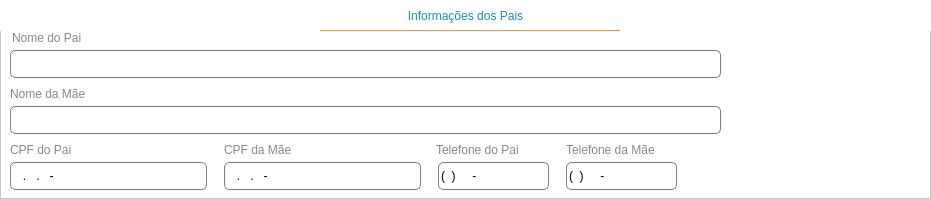
    <widget class="QFrame" name="frameEndereco_3">
     <property name="geometry">
      <rect>
       <x>0</x>
       <y>280</y>
       <width>931</width>
       <height>199</height>
      </rect>
     </property>
     <property name="sizePolicy">
      <sizepolicy hsizetype="Expanding" vsizetype="Expanding">
       <horstretch>0</horstretch>
       <verstretch>0</verstretch>
      </sizepolicy>
     </property>
     <property name="layoutDirection">
      <enum>Qt::LeftToRight</enum>
     </property>
     <property name="styleSheet">
      <string notr="true">background-color: rgb(255, 255, 255)</string>
     </property>
     <property name="frameShape">
      <enum>QFrame::StyledPanel</enum>
     </property>
     <property name="frameShadow">
      <enum>QFrame::Raised</enum>
     </property>
     <widget class="QLabel" name="label_2">
      <property name="geometry">
       <rect>
        <x>0</x>
        <y>0</y>
        <width>931</width>
        <height>31</height>
       </rect>
      </property>
      <property name="styleSheet">
       <string notr="true">font: 25 12pt &quot;Malgun Gothic Semilight&quot;;
color: rgb(21, 143, 181);</string>
      </property>
      <property name="text">
       <string>Informações dos Pais</string>
      </property>
      <property name="alignment">
       <set>Qt::AlignCenter</set>
      </property>
     </widget>
     <widget class="Line" name="line_4">
      <property name="geometry">
       <rect>
        <x>320</x>
        <y>30</y>
        <width>300</width>
        <height>1</height>
       </rect>
      </property>
      <property name="styleSheet">
       <string notr="true">background-color: rgb(255, 123, 28);</string>
      </property>
      <property name="orientation">
       <enum>Qt::Horizontal</enum>
      </property>
     </widget>
     <widget class="QFrame" name="frameEndereco_4">
      <property name="geometry">
       <rect>
        <x>0</x>
        <y>-216</y>
        <width>931</width>
        <height>171</height>
       </rect>
      </property>
      <property name="sizePolicy">
       <sizepolicy hsizetype="Expanding" vsizetype="Expanding">
        <horstretch>0</horstretch>
        <verstretch>0</verstretch>
       </sizepolicy>
      </property>
      <property name="layoutDirection">
       <enum>Qt::LeftToRight</enum>
      </property>
      <property name="styleSheet">
       <string notr="true">background-color: rgb(255, 255, 255)</string>
      </property>
      <property name="frameShape">
       <enum>QFrame::StyledPanel</enum>
      </property>
      <property name="frameShadow">
       <enum>QFrame::Raised</enum>
      </property>
     </widget>
     <widget class="QLabel" name="lblNomePai">
      <property name="geometry">
       <rect>
        <x>12</x>
        <y>26</y>
        <width>181</width>
        <height>23</height>
       </rect>
      </property>
      <property name="styleSheet">
       <string notr="true">font: 75 10pt &quot;Malgun Gothic&quot;;
color: rgb(136, 136, 136)</string>
      </property>
      <property name="text">
       <string>Nome do Pai</string>
      </property>
     </widget>
     <widget class="QLineEdit" name="lineNomePai">
      <property name="geometry">
       <rect>
        <x>10</x>
        <y>50</y>
        <width>711</width>
        <height>28</height>
       </rect>
      </property>
      <property name="styleSheet">
       <string notr="true">border: 1px solid grey;
border-radius: 5px;
font: 9pt &quot;Leelawadee UI Semilight&quot;;
background-color: rgb(255, 255, 255);</string>
      </property>
     </widget>
     <widget class="QLineEdit" name="lineNomeMae">
      <property name="geometry">
       <rect>
        <x>10</x>
        <y>106</y>
        <width>711</width>
        <height>28</height>
       </rect>
      </property>
      <property name="styleSheet">
       <string notr="true">border: 1px solid grey;
border-radius: 5px;
font: 9pt &quot;Leelawadee UI Semilight&quot;;
background-color: rgb(255, 255, 255);</string>
      </property>
     </widget>
     <widget class="QLabel" name="lblNomeMae">
      <property name="geometry">
       <rect>
        <x>10</x>
        <y>82</y>
        <width>181</width>
        <height>23</height>
       </rect>
      </property>
      <property name="styleSheet">
       <string notr="true">font: 75 10pt &quot;Malgun Gothic&quot;;
color: rgb(136, 136, 136)</string>
      </property>
      <property name="text">
       <string>Nome da Mãe</string>
      </property>
     </widget>
     <widget class="QLineEdit" name="lineCpfPai">
      <property name="geometry">
       <rect>
        <x>10</x>
        <y>162</y>
        <width>197</width>
        <height>28</height>
       </rect>
      </property>
      <property name="styleSheet">
       <string notr="true">border: 1px solid grey;
border-radius: 5px;
font: 9pt &quot;Leelawadee UI Semilight&quot;;
background-color: rgb(255, 255, 255);</string>
      </property>
      <property name="inputMask">
       <string>000.000.000-00</string>
      </property>
      <property name="text">
       <string>..-</string>
      </property>
     </widget>
     <widget class="QLabel" name="lblCpfPai">
      <property name="geometry">
       <rect>
        <x>10</x>
        <y>138</y>
        <width>181</width>
        <height>23</height>
       </rect>
      </property>
      <property name="styleSheet">
       <string notr="true">font: 75 10pt &quot;Malgun Gothic&quot;;
color: rgb(136, 136, 136)</string>
      </property>
      <property name="text">
       <string>CPF do Pai</string>
      </property>
     </widget>
     <widget class="QLabel" name="lblCpfMae">
      <property name="geometry">
       <rect>
        <x>224</x>
        <y>138</y>
        <width>181</width>
        <height>23</height>
       </rect>
      </property>
      <property name="styleSheet">
       <string notr="true">font: 75 10pt &quot;Malgun Gothic&quot;;
color: rgb(136, 136, 136)</string>
      </property>
      <property name="text">
       <string>CPF da Mãe</string>
      </property>
     </widget>
     <widget class="QLineEdit" name="lineCpfMae">
      <property name="geometry">
       <rect>
        <x>224</x>
        <y>162</y>
        <width>197</width>
        <height>28</height>
       </rect>
      </property>
      <property name="styleSheet">
       <string notr="true">border: 1px solid grey;
border-radius: 5px;
font: 9pt &quot;Leelawadee UI Semilight&quot;;
background-color: rgb(255, 255, 255);</string>
      </property>
      <property name="inputMask">
       <string>000.000.000-00</string>
      </property>
      <property name="text">
       <string>..-</string>
      </property>
     </widget>
     <widget class="QLabel" name="lblTelefonePai">
      <property name="geometry">
       <rect>
        <x>436</x>
        <y>138</y>
        <width>109</width>
        <height>23</height>
       </rect>
      </property>
      <property name="styleSheet">
       <string notr="true">color: rgb(136, 136, 136);
font: 75 10pt &quot;Malgun Gothic&quot;;</string>
      </property>
      <property name="text">
       <string>Telefone do Pai</string>
      </property>
     </widget>
     <widget class="QLineEdit" name="lineTelefonePai">
      <property name="geometry">
       <rect>
        <x>438</x>
        <y>162</y>
        <width>111</width>
        <height>28</height>
       </rect>
      </property>
      <property name="styleSheet">
       <string notr="true">border: 1px solid grey;
border-radius: 5px;
font: 9pt &quot;Leelawadee UI Semilight&quot;;
background-color: rgb(255, 255, 255);</string>
      </property>
      <property name="inputMask">
       <string>(00)00000-0000</string>
      </property>
      <property name="text">
       <string>()-</string>
      </property>
     </widget>
     <widget class="QLineEdit" name="lineTelefoneMae">
      <property name="geometry">
       <rect>
        <x>566</x>
        <y>162</y>
        <width>111</width>
        <height>28</height>
       </rect>
      </property>
      <property name="styleSheet">
       <string notr="true">border: 1px solid grey;
border-radius: 5px;
font: 9pt &quot;Leelawadee UI Semilight&quot;;
background-color: rgb(255, 255, 255);</string>
      </property>
      <property name="inputMask">
       <string>(00)00000-0000</string>
      </property>
      <property name="text">
       <string>()-</string>
      </property>
     </widget>
     <widget class="QLabel" name="lblTelefoneMae">
      <property name="geometry">
       <rect>
        <x>566</x>
        <y>138</y>
        <width>109</width>
        <height>23</height>
       </rect>
      </property>
      <property name="styleSheet">
       <string notr="true">color: rgb(136, 136, 136);
font: 75 10pt &quot;Malgun Gothic&quot;;</string>
      </property>
      <property name="text">
       <string>Telefone da Mãe</string>
      </property>
     </widget>
    </widget>
